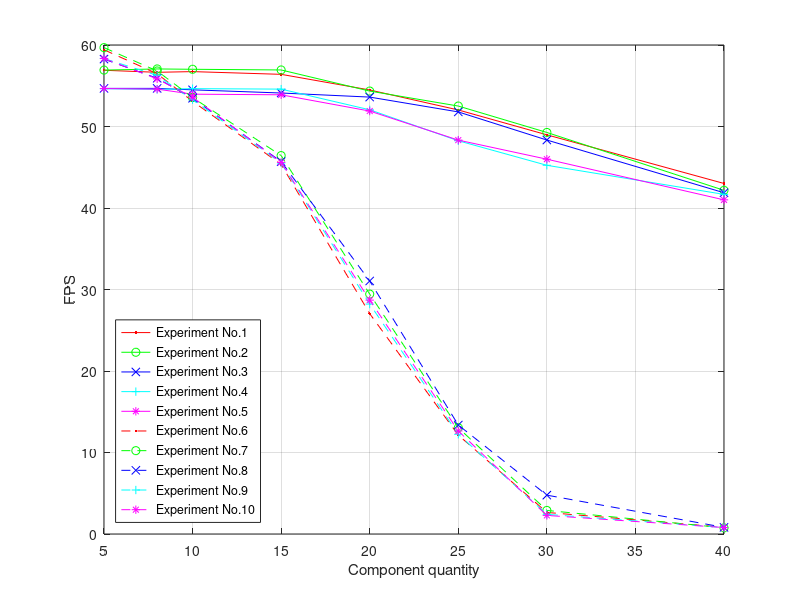

The MATLAB source for this figure:
x=[5	8	10	15	20	25	30	40];
y1 = [59.41215	56.47462	53.0928	45.34909	27.03424	12.13657	2.646847	0.826087];
y2 = [59.67939	56.81411	53.55304	46.43148	29.43632	13.03889	2.894958	0.759259];
y3 = [58.26916	55.92037	53.46581	45.69346	31.04679	13.37097	4.766972	0.817241];
y4 = [58.33782	56.27734	53.28462	45.51631	28.2125	12.23646	2.414286	0.796];
y5 = [58.34815	55.84605	53.59381	45.5962	28.6967	12.64375	2.27957	0.792453];
y6 = [56.9	56.65	56.7351	56.40075	54.48175    52.03   48.98 43.01];
y7 = [56.92143	57.06182	57.02143	56.93684	54.34651    52.51   49.27   42.17];
y8 = [54.67719	54.67674	54.5	54.11	53.60917    51.79   48.34   41.87];
y9 = [54.63402	54.55391	54.64495	54.58704	52.05031    48.25   45.24   41.67];
y10 = [54.65372	54.58689	53.96667	53.89084	51.89573    48.33   45.99   41.00];



plot(x, y6, 'r.-', x, y7, 'go-', x, y8, 'bx-', x, y9, 'c+-', x, y10, 'm*-', x, y1, 'r.--', x, y2, 'go--', x, y3, 'bx--', x, y4, 'c+--', x, y5, 'm*--');
xlabel('Component quantity');
ylabel('FPS');
grid on;
l = legend('Experiment No.1', 'Experiment No.2', 'Experiment No.3', 'Experiment No.4', 'Experiment No.5', 'Experiment No.6', 'Experiment No.7', 'Experiment No.8', 'Experiment No.9', 'Experiment No.10', 'Location', 'southwest');
axis([5, 40, 0, 60]);